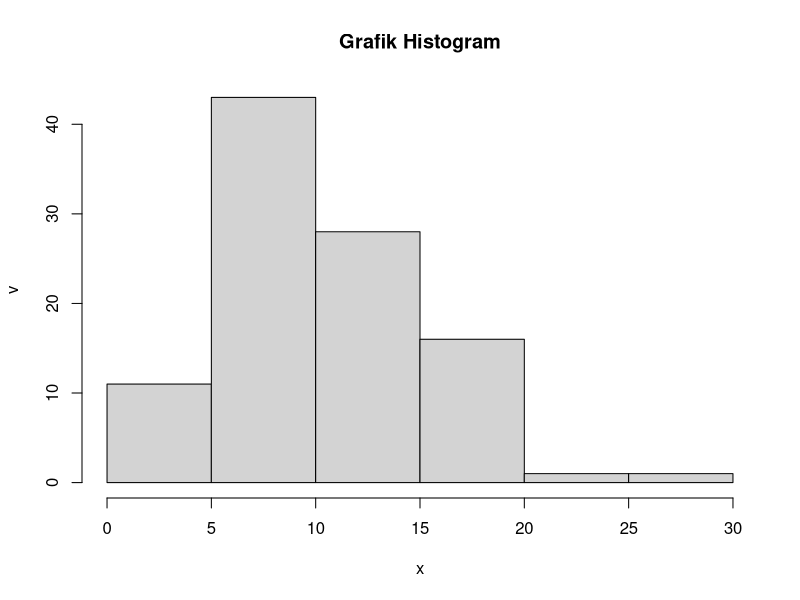

The R source for this figure:

x = 2
v = 10

#a
peluang = dchisq(x, 10)
peluang

#b
n = 100
hist(rchisq(n, v), xlab = "x", ylab = "v", main = "Grafik Histogram")

#c
mean = v
variance = 2 * v
mean
variance